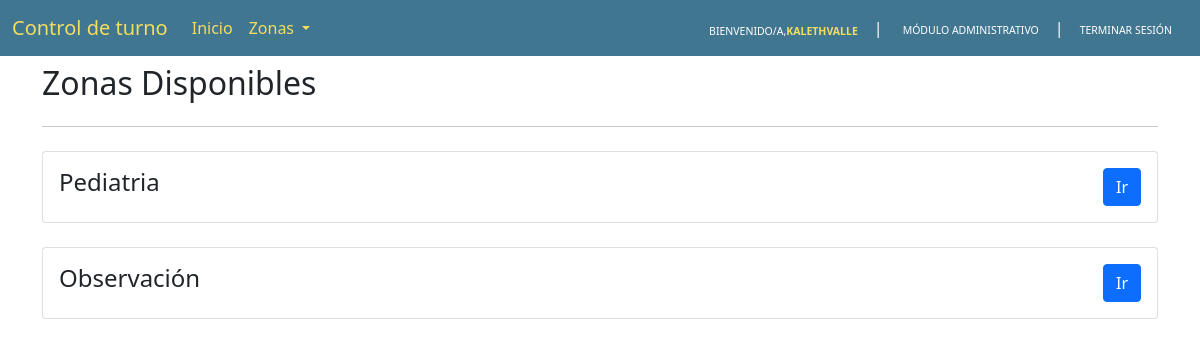
Before: / (signed in) with the older database file.
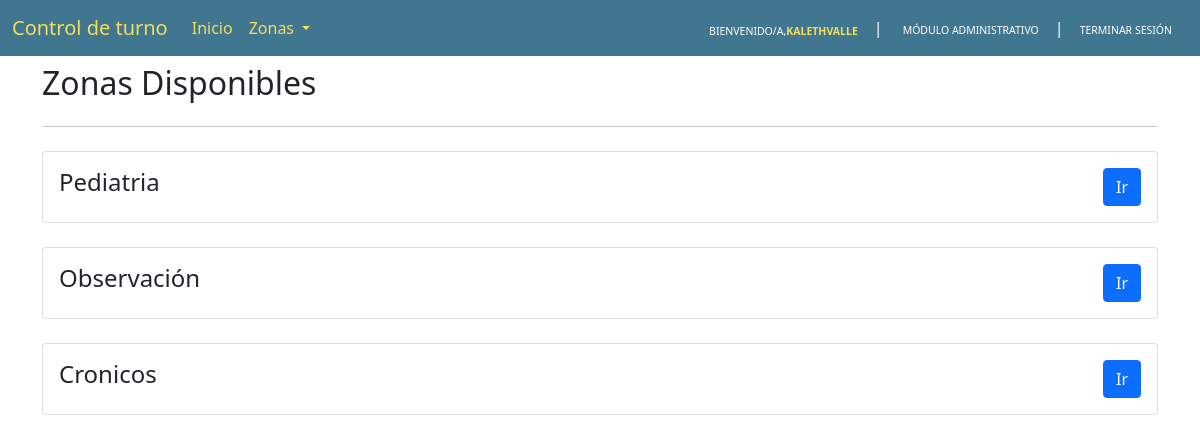
After: the same page with the newer database file.
### api/models/zones.py (models this page shows)
class Zones(models.Model):
    name = models.CharField('Name', max_length=200, default="", help_text="Nombre zona")
    created_at = models.DateTimeField('created at', auto_now_add=True, help_text='Date time on which the object was created.')
    modified_at = models.DateTimeField('modified at', auto_now=True, help_text='Date time on which the object was last modified.')
    def __str__(self):
        return self.name
    class Meta:
        verbose_name_plural = "Zonas"

### api/views/home.py (the view)
# urls.py: path('', HomeView.as_view(), name='home'),
class HomeView(View):
    def get(self, request):
        if not request.user.is_authenticated:
            return redirect('api:login')
        zones = Zones.objects.all()
        return render(
            request,
            template_name='CtlT/home.html',
            context={
                "zones": zones
            }
        )

### api/templates/CtlT/home.html (shortened to what this page needs)
{% extends 'base.html' %}
{% block body %}
<div class="container">
  <h2 class="text-capitalize mt-2">Zonas disponibles</h2>
  <hr class="my-4">
  {% for zone in zones %}
  <div class="card">
    <div class="card-body">
      <div class="d-flex justify-content-between" >
        <div>
          <h4 class="text-capitalize">{{ zone }}</h4>
        </div>
        <div>
          <a class="btn btn-primary" href="{% url 'api:zone' zone.id %}" role="button">Ir</a>
        </div>
      </div>
    </div>
  </div>
  <br/>
  {% endfor %}
</div>
{% endblock %}

Changed rows visible on the page:
added Zones: name "Cronicos"
